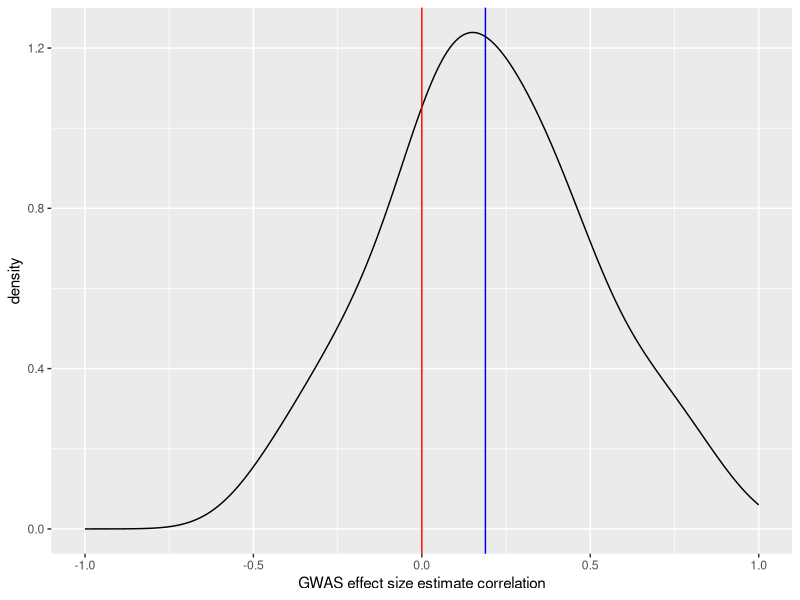

Generate this figure with R: (Note: this script raises an error after producing the figure.)
a=seq(-0.5,0.9,0.1)
b=c(1,2,3,4,5,8,10,9,8,7,5,3,3,2,1)
d=c()
for(i in 1:length(a)){
  c=rep(a[i],b[i])
  d=c(d,c)
}
library(ggplot2)
dataset=data.frame(X=d)
ggplot(dataset, aes(x = X)) + xlim(c(-1,1))+geom_vline(xintercept=mean(d),col='blue')+
  geom_density()+geom_vline(xintercept=0,col='red')+xlab('GWAS effect size estimate correlation')
lines(density(d), col="blue", lwd=2) # add a density estimate with defaults
lines(density(d, adjust=2), lty="dotted", col="darkgreen", lwd=2) 


d1=rnorm(1000,0,0.5)
d2=rnorm(1000,0,0.2)
d3=rnorm(1000,0,0.05)
hist(d1)
dataset=data.frame(d1,d2,d3)
ggplot(dataset) + xlim(c(-1,1))+
  geom_density(aes(x = d1),col='red')+ geom_density(aes(x = d2),col='green')+ geom_density(aes(x = d3),col='blue')+geom_vline(xintercept=0,col='black')+xlab('GWAS effect size estimate correlation')
